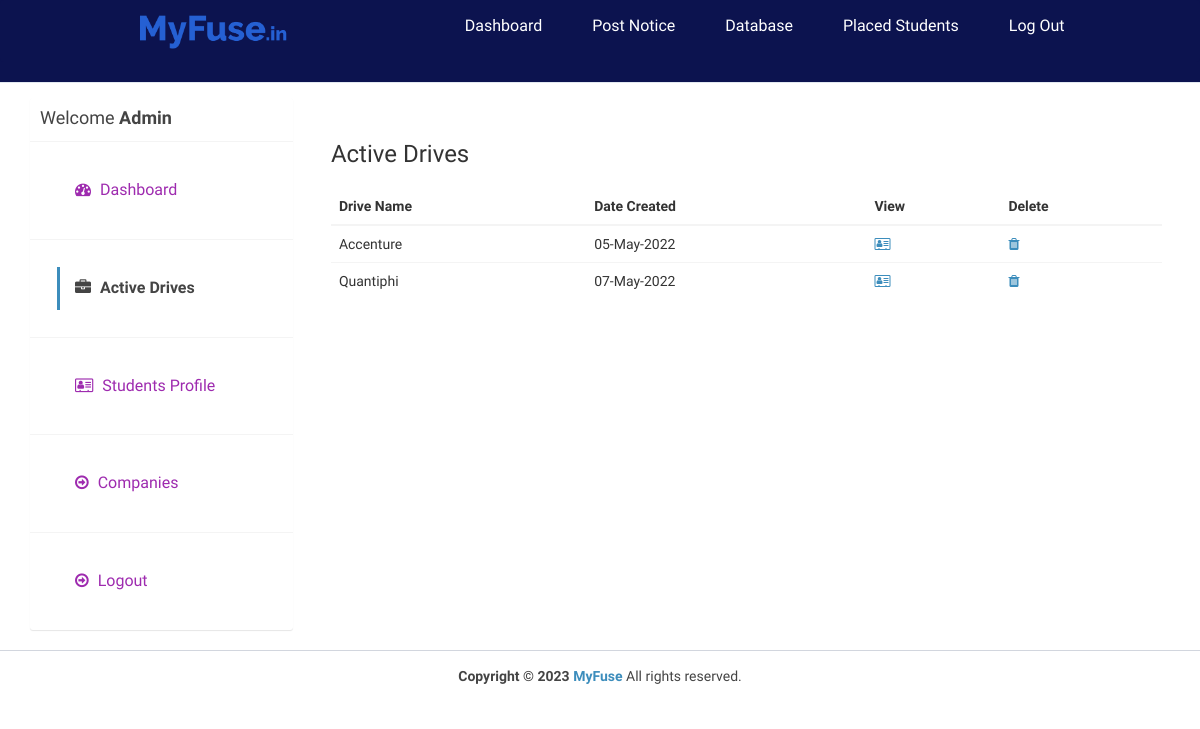
Before: /admin/active-jobs.php (signed in) with the older database file.
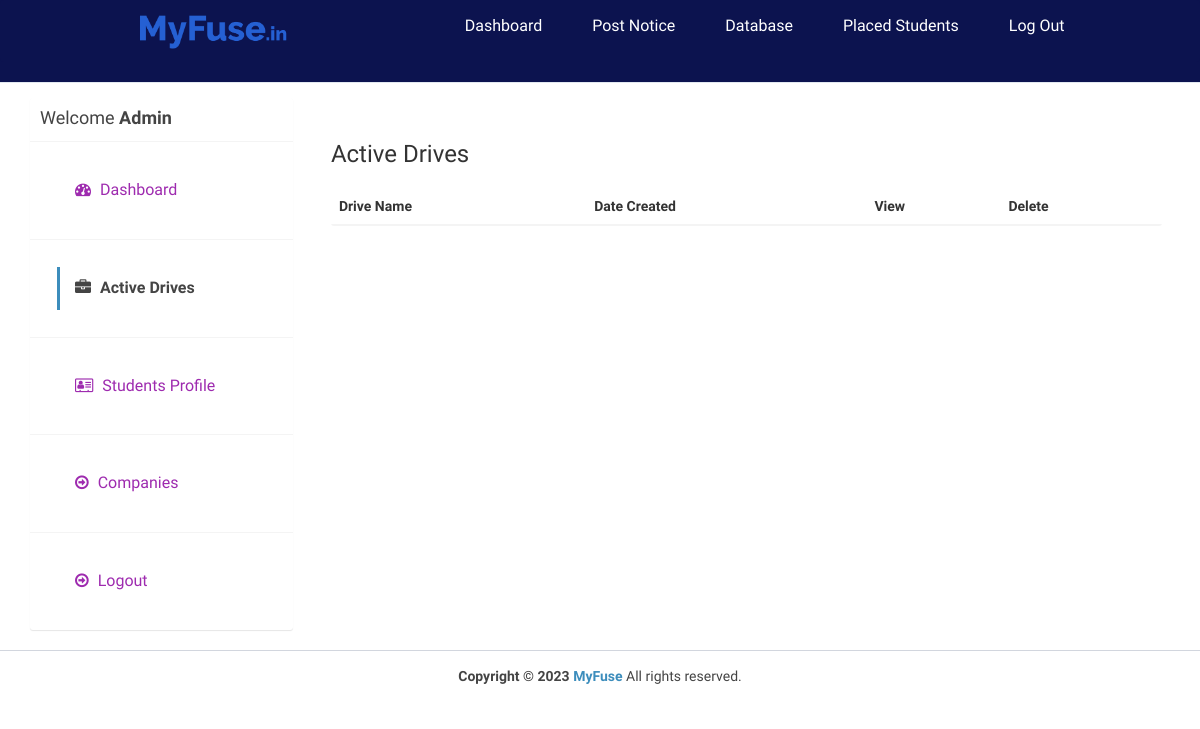
After: the same page with the newer database file.
### tables this page shows
CREATE TABLE `job_post` (
  `id_jobpost` int(11) NOT NULL AUTO_INCREMENT,
  `id_company` int(11) NOT NULL,
  `jobtitle` varchar(255) NOT NULL,
  `description` text NOT NULL,
  `minimumsalary` varchar(255) NOT NULL,
  `maximumsalary` varchar(255) NOT NULL,
  `experience` varchar(255) NOT NULL,
  `qualification` varchar(255) NOT NULL,
  `stream` varchar(255) NOT NULL,
  `createdat` timestamp NOT NULL DEFAULT current_timestamp(),
  PRIMARY KEY (`id_jobpost`)
);

### admin/active-jobs.php (the view, shortened to what this page needs)
<?php
require_once("../db.php");
?>
<!DOCTYPE html>
<html>
<head>
  <link rel="stylesheet" href="https://cdnjs.cloudflare.com/ajax/libs/twitter-bootstrap/3.3.7/css/bootstrap.min.css">
  <link rel="stylesheet" href="https://cdnjs.cloudflare.com/ajax/libs/font-awesome/4.7.0/css/font-awesome.min.css">
  <link rel="stylesheet" href="https://cdnjs.cloudflare.com/ajax/libs/ionicons/2.0.1/css/ionicons.min.css">
  <link rel="stylesheet" href="https://cdn.datatables.net/1.10.15/css/jquery.dataTables.min.css">
  <link rel="stylesheet" href="../css/AdminLTE.min.css">
  <link rel="stylesheet" href="../css/_all-skins.min.css">
  <link rel="stylesheet" href="../css/custom.css">
</head>
<body class="hold-transition skin-green sidebar-mini">
  <div class="wrapper">
    <?php
    include 'header.php';
    ?>
    <div class="content-wrapper" style="margin-left: 0px;">
      <section id="candidates" class="content-header">
        <div class="container">
          <div class="row">
            <div class="col-md-3">
              <div class="box box-solid">
                <div class="box-header with-border">
                  <h3 class="box-title">Welcome <b>Admin</b></h3>
                </div>
                <div class="box-body no-padding">
                  <ul class="nav nav-pills nav-stacked">
                    <li><a href="dashboard.php"><i class="fa fa-dashboard"></i> Dashboard</a></li>
                    <li class="active"><a href="active-jobs.php"><i class="fa fa-briefcase"></i> Active Drives</a></li>
                    <li><a href="applications.php"><i class="fa fa-address-card-o"></i> Students Profile</a></li>
                    <li><a href="companies.php"><i class="fa fa-arrow-circle-o-right"></i> Companies </a></li>
                    <li><a href="../logout.php"><i class="fa fa-arrow-circle-o-right"></i> Logout</a></li>
                  </ul>
                </div>
              </div>
            </div>
            <div class="col-md-9 bg-white padding-2">
              <h3>Active Drives</h3>
              <div class="row margin-top-20">
                <div class="col-md-12">
                  <div class="box-body table-responsive no-padding">
                    <table id="example2" class="table table-hover">
                      <thead>
                        <th>Drive Name</th>
                        <th>Date Created</th>
                        <th>View</th>
                        <th>Delete</th>
                      </thead>
                      <tbody>
                        <?php
                        $sql = "SELECT job_post.*, company.companyname FROM job_post INNER JOIN company ON job_post.id_company=company.id_company";
                        $result = $conn->query($sql);
                        if ($result->num_rows > 0) {
                          while ($row = $result->fetch_assoc()) {
                        ?>
                            <tr>
                              <td><?php echo $row['jobtitle']; ?></td>
                              <td><?php echo date("d-M-Y", strtotime($row['createdat'])); ?></td>
                              <td><a href="view-job-post.php?id=<?php echo $row['id_jobpost']; ?>"><i class="fa fa-address-card-o"></i></a></td>
                              <td><a href="delete-job-post.php?id=<?php echo $row['id_jobpost']; ?>"><i class="fa fa-trash"></i></a></td>
                            </tr>
                        <?php
                          }
                        }
                        ?>
                      </tbody>
                    </table>
                  </div>
                </div>
              </div>
            </div>
          </div>
        </div>
      </section>
    </div>
    <footer class="main-footer" style="margin-left: 0px;">
      <div class="text-center">
      <strong>Copyright &copy; 2023 <a href=../assets/privacypolicy.html>MyFuse </a></strong> All rights reserved.
      </div>
    </footer>
  </div>
</body>
</html>

Changed rows visible on the page:
removed job_post: jobtitle "Accenture", createdat "05-May-2022"
removed job_post: jobtitle "Quantiphi", createdat "07-May-2022"
